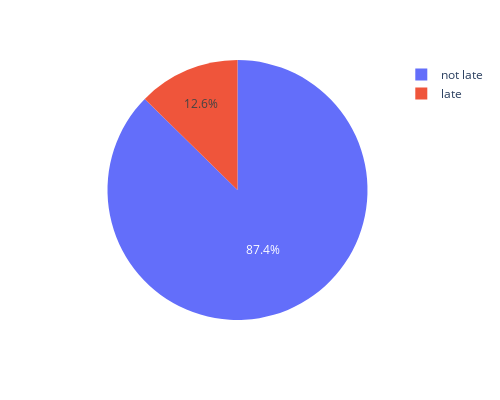

Notebook cell for this chart:
### Code cell
data = df[df['is_late_for_next_checkin'].isna()==False]
data = data.groupby(['is_late_for_next_checkin'])['is_late_for_next_checkin'].count().reset_index(name='count')
fig = px.pie(data, values='count', names='is_late_for_next_checkin')
fig.update_layout(
    height=400,  
    width=500,   
)

fig.show()

### Figure 1 — Plotly figure (JSON) as saved in the notebook; plotly's stock layout.template omitted (floating-point values rounded to 4 significant figures)
{"data": [{"domain": {"x": [0, 1], "y": [0, 1]}, "hovertemplate": "is_late_for_next_checkin=%{label}<br>count=%{value}<extra></extra>", "labels": ["late", "not late"], "legendgroup": "", "name": "", "showlegend": true, "type": "pie", "values": [218, 1506]}], "layout": {"height": 400, "legend": {"tracegroupgap": 0}, "margin": {"t": 60}, "width": 500}}
